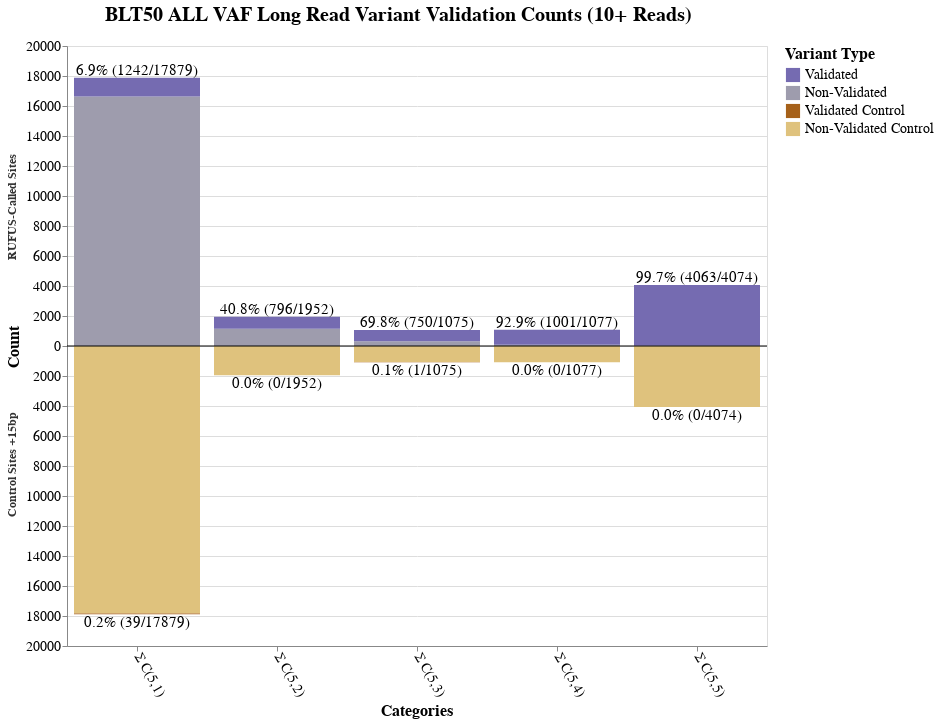

Notebook code cell kept with this figure:
### Code cell
import altair as alt
import pandas as pd

pos_1plus=[4069, 1070, 1064, 1744, 8176]
neg_1plus=[318, 85, 68, 166, 1120]

pos_2plus=[4069, 1068, 1058, 1653, 5305]
neg_2plus=[80, 24, 24, 78, 398]

pos_5plus=[4068, 1061, 1012, 1448, 2921]
neg_5plus=[5, 3, 4, 19, 77]

pos_8plus=[4068, 1041, 889, 1073, 1731]
neg_8plus=[1, 2, 1, 12, 45]

pos_10plus=[4063, 1001, 750, 796, 1242]
neg_10plus=[0, 0, 1, 0, 39]

# Sample data - replace with your actual data
data = pd.DataFrame({
    'category': ['Σ C(5,5)', 'Σ C(5,4)', 'Σ C(5,3)', 'Σ C(5,2)', 'Σ C(5,1)'],
    'positive_total': [4074, 1077, 1075, 1952, 17879], # BLT50 total variants for actual sites with 1+ read
    'positive_validated': pos_10plus, # BLT50 validated variants for actual sites
    'negative_total': [4074, 1077, 1075, 1952, 17879], # BLT50 total variants for +15bp sites with 1+ read (hopefully these numbers the same as ^)
    'negative_validated': neg_10plus # BLT50 validated variants for +15bp sites
})

# Create stacked data structure
data_stacked = []
for _, row in data.iterrows():
    category = row['category']
    
    # Calculate percentages for this category
    pos_validation_rate = (row['positive_validated'] / row['positive_total'] * 100) if row['positive_total'] > 0 else 0
    neg_validation_rate = (row['negative_validated'] / row['negative_total'] * 100) if row['negative_total'] > 0 else 0
    
    # Calculate unvalidated counts (difference between total and validated)
    pos_unvalidated = row['positive_total'] - row['positive_validated']
    neg_unvalidated = row['negative_total'] - row['negative_validated']
    
    # Positive side - unvalidated variants (bottom of stack)
    data_stacked.append({
        'category': category,
        'direction': 'positive',
        'variant_type': 'unvalidated',
        'variant_direction': 'unvalidated_positive',
        'count': pos_unvalidated,
        'stack_order': 0,
        'validation_rate': pos_validation_rate,
        'total_count': row['positive_total'],
        'validated_count': row['positive_validated']
    })
    
    # Positive side - validated variants (stacked on top)
    data_stacked.append({
        'category': category,
        'direction': 'positive',
        'variant_type': 'validated',
        'variant_direction': 'validated_positive',
        'count': row['positive_validated'],
        'stack_order': 1,
        'validation_rate': pos_validation_rate,
        'total_count': row['positive_total'],
        'validated_count': row['positive_validated']
    })
    
    # Negative side - unvalidated variants (displayed as negative, bottom of stack)
    data_stacked.append({
        'category': category,
        'direction': 'negative',
        'variant_type': 'unvalidated',
        'variant_direction': 'unvalidated_negative',
        'count': -neg_unvalidated,
        'stack_order': 0,
        'validation_rate': neg_validation_rate,
        'total_count': row['negative_total'],
        'validated_count': row['negative_validated']
    })
    
    # Negative side - validated variants (stacked on negative side)
    data_stacked.append({
        'category': category,
        'direction': 'negative',
        'variant_type': 'validated',
        'variant_direction': 'validated_negative',
        'count': -row['negative_validated'],
        'stack_order': 1,
        'validation_rate': neg_validation_rate,
        'total_count': row['negative_total'],
        'validated_count': row['negative_validated']
    })

data_long = pd.DataFrame(data_stacked)

# Create the bidirectional stacked bar chart
chart = alt.Chart(data_long).mark_bar().encode(
    x=alt.X('category:O',
            sort=['Σ C(5,5)', 'Σ C(5,4)', 'Σ C(5,3)', 'Σ C(5,2)', 'Σ C(5,1)'],
            title='Categories',
            axis=alt.Axis(labelAngle=60,labelFontSize=14, titleFontSize=16)),
        y=alt.Y('count:Q',
            title='Count',
            scale=alt.Scale(domain=[-20000, 20000]), # Adjust domain as needed
            stack='zero',
            axis=alt.Axis(labelFontSize=14, titleFontSize=16, labelExpr="abs(datum.value)")),
    color=alt.Color('variant_direction:N',
                    scale=alt.Scale(
                        domain=['validated_positive', 'unvalidated_positive', 'validated_negative', 'unvalidated_negative'],
                        range=['#756bb1', '#9e9cad', '#a6611a', '#dfc27d']
                    ),
                    legend=alt.Legend(
                        title="Variant Type",
                        orient='right',
                        # legendX=150,
                        # legendY=700,
                        direction='vertical',
                        symbolType='square',
                        symbolSize=200,
                        titleFontSize=16,
                        labelFontSize=14,
                        labelExpr="datum.value == 'unvalidated_positive' ? 'Non-Validated' : datum.value == 'validated_positive' ? 'Validated' : datum.value == 'unvalidated_negative' ? 'Non-Validated Control' : 'Validated Control'"
                    )),
    order=alt.Order('stack_order:O'),
    tooltip=['category:O', 'direction:N', 'variant_type:N', 'count:Q', 'validation_rate:Q']
).properties(
    width=700,
    height=600,
    title=alt.TitleParams(
        text="BLT50 ALL VAF Long Read Variant Validation Counts (10+ Reads)",
        fontSize=20,
        fontWeight='bold',
        dy=-10,
        dx=100,
        anchor='start'
    )
)

# Create data for percentage labels (one per category per direction)
label_data = []
for category in data['category'].unique():
    # Positive side label
    pos_row = data[data['category'] == category].iloc[0]
    pos_validation_rate = (pos_row['positive_validated'] / pos_row['positive_total'] * 100) if pos_row['positive_total'] > 0 else 0
    pos_y_position = pos_row['positive_total']  # Top of positive stack (total height)
    
    label_data.append({
        'category': category,
        'y_position': pos_y_position + 50,  # Slightly above the bar
        'percentage': f"{pos_validation_rate:.1f}% ({pos_row['positive_validated']}/{pos_row['positive_total']})",
        'direction': 'positive'
    })
    
    # Negative side label
    neg_validation_rate = (pos_row['negative_validated'] / pos_row['negative_total'] * 100) if pos_row['negative_total'] > 0 else 0
    neg_y_position = -pos_row['negative_total']  # Bottom of negative stack (total height)
    
    label_data.append({
        'category': category,
        'y_position': neg_y_position - 50,  # Slightly below the bar
        'percentage': f"{neg_validation_rate:.1f}% ({pos_row['negative_validated']}/{pos_row['negative_total']})",
        'direction': 'negative'
    })

label_df = pd.DataFrame(label_data)

# Create percentage labels
percentage_labels = alt.Chart(label_df).mark_text(
    align='center',
    baseline='middle',
    fontSize=15,
    color='black',
    dy=alt.expr("datum.direction == 'positive' ? -7 : 7") 
).encode(
    x=alt.X('category:O'),
    y=alt.Y('y_position:Q'),
    text=alt.Text('percentage:N')
)

# Add a horizontal line at y=0 for reference
zero_line = alt.Chart(pd.DataFrame({'y': [0]})).mark_rule(
    color='black',
    strokeWidth=1
).encode(y='y:Q')

# Create section labels for positive and negative sides - positioned independently
section_label_data = pd.DataFrame([
    {'label': 'RUFUS-Called Sites', 'y_position': 12800, 'x_pos': 0},  # Top section
    {'label': 'Control Sites +15bp', 'y_position': -4400, 'x_pos': 0}  # Bottom section
])

# Create section labels for positive and negative sides
section_labels = alt.Chart(section_label_data).mark_text(
    align='right',
    baseline='middle',
    fontSize=12,
    fontWeight='bold',
    color='#333333',
    angle=270,  # Rotate text vertically like y-axis title
    dy=-55  # Position to the left of the chart area
).encode(
    x=alt.value(0),  # Fixed x position
    y=alt.Y('y_position:Q', scale=alt.Scale(domain=[-20000, 20000])), # todo: change this domain + y-position above in section_label_data if chart height changes
    text=alt.Text('label:N')
)

# Combine all charts
final_chart = alt.layer(
    chart,
    zero_line,
    percentage_labels,
    section_labels
).resolve_scale(
    color='independent'
)

# Display the chart
final_chart.show()

# Optional: Save the chart
# final_chart.save('bidirectional_bar_chart.html')
# final_chart.save('bidirectional_bar_chart.png', scale_factor=2.0)

### Figure 1 — Vega-Lite specification as saved in the notebook (floating-point values rounded to 4 significant figures)
{"config": {"view": {"continuousWidth": 300, "continuousHeight": 300}}, "layer": [{"data": {"name": "data-957cca24e7e938c48d4e7b98fcbbece6"}, "mark": {"type": "bar"}, "encoding": {"color": {"field": "variant_direction", "legend": {"direction": "vertical", "labelExpr": "datum.value == 'unvalidated_positive' ? 'Non-Validated' : datum.value == 'validated_positive' ? 'Validated' : datum.value == 'unvalidated_negative' ? 'Non-Validated Control' : 'Validated Control'", "labelFontSize": 14, "orient": "right", "symbolSize": 200, "symbolType": "square", "title": "Variant Type", "titleFontSize": 16}, "scale": {"domain": ["validated_positive", "unvalidated_positive", "validated_negative", "unvalidated_negative"], "range": ["#756bb1", "#9e9cad", "#a6611a", "#dfc27d"]}, "type": "nominal"}, "order": {"field": "stack_order", "type": "ordinal"}, "tooltip": [{"field": "category", "type": "ordinal"}, {"field": "direction", "type": "nominal"}, {"field": "variant_type", "type": "nominal"}, {"field": "count", "type": "quantitative"}, {"field": "validation_rate", "type": "quantitative"}], "x": {"axis": {"labelAngle": 60, "labelFontSize": 14, "titleFontSize": 16}, "field": "category", "sort": ["Σ C(5,5)", "Σ C(5,4)", "Σ C(5,3)", "Σ C(5,2)", "Σ C(5,1)"], "title": "Categories", "type": "ordinal"}, "y": {"axis": {"labelExpr": "abs(datum.value)", "labelFontSize": 14, "titleFontSize": 16}, "field": "count", "scale": {"domain": [-20000, 20000]}, "stack": "zero", "title": "Count", "type": "quantitative"}}, "title": {"text": "BLT50 ALL VAF Long Read Variant Validation Counts (10+ Reads)", "anchor": "start", "dx": 100, "dy": -10, "fontSize": 20, "fontWeight": "bold"}}, {"data": {"name": "data-a0a55d106695e8d630baff0f16eee66d"}, "mark": {"type": "rule", "color": "black", "strokeWidth": 1}, "encoding": {"y": {"field": "y", "type": "quantitative"}}}, {"data": {"name": "data-92333de5b686515592e52b7554c556db"}, "mark": {"type": "text", "align": "center", "baseline": "middle", "color": "black", "dy": {"expr": "datum.direction == 'positive' ? -7 : 7"}, "fontSize": 15}, "encoding": {"text": {"field": "percentage", "type": "nominal"}, "x": {"field": "category", "type": "ordinal"}, "y": {"field": "y_position", "type": "quantitative"}}}, {"data": {"name": "data-e67116fa11de1089125d89724c2f25de"}, "mark": {"type": "text", "align": "right", "angle": 270, "baseline": "middle", "color": "#333333", "dy": -55, "fontSize": 12, "fontWeight": "bold"}, "encoding": {"text": {"field": "label", "type": "nominal"}, "x": {"value": 0}, "y": {"field": "y_position", "scale": {"domain": [-20000, 20000]}, "type": "quantitative"}}}], "height": 600, "resolve": {"scale": {"color": "independent"}}, "width": 700, "$schema": "https://vega.github.io/schema/vega-lite/v5.20.1.json", "datasets": {"data-957cca24e7e938c48d4e7b98fcbbece6": [{"category": "Σ C(5,5)", "direction": "positive", "variant_type": "unvalidated", "variant_direction": "unvalidated_positive", "count": 11, "stack_order": 0, "validation_rate": 99.73, "total_count": 4074, "validated_count": 4063}, {"category": "Σ C(5,5)", "direction": "positive", "variant_type": "validated", "variant_direction": "validated_positive", "count": 4063, "stack_order": 1, "validation_rate": 99.73, "total_count": 4074, "validated_count": 4063}, {"category": "Σ C(5,5)", "direction": "negative", "variant_type": "unvalidated", "variant_direction": "unvalidated_negative", "count": -4074, "stack_order": 0, "validation_rate": 0.0, "total_count": 4074, "validated_count": 0}, {"category": "Σ C(5,5)", "direction": "negative", "variant_type": "validated", "variant_direction": "validated_negative", "count": 0, "stack_order": 1, "validation_rate": 0.0, "total_count": 4074, "validated_count": 0}, {"category": "Σ C(5,4)", "direction": "positive", "variant_type": "unvalidated", "variant_direction": "unvalidated_positive", "count": 76, "stack_order": 0, "validation_rate": 92.94, "total_count": 1077, "validated_count": 1001}, {"category": "Σ C(5,4)", "direction": "positive", "variant_type": "validated", "variant_direction": "validated_positive", "count": 1001, "stack_order": 1, "validation_rate": 92.94, "total_count": 1077, "validated_count": 1001}, {"category": "Σ C(5,4)", "direction": "negative", "variant_type": "unvalidated", "variant_direction": "unvalidated_negative", "count": -1077, "stack_order": 0, "validation_rate": 0.0, "total_count": 1077, "validated_count": 0}, {"category": "Σ C(5,4)", "direction": "negative", "variant_type": "validated", "variant_direction": "validated_negative", "count": 0, "stack_order": 1, "validation_rate": 0.0, "total_count": 1077, "validated_count": 0}, {"category": "Σ C(5,3)", "direction": "positive", "variant_type": "unvalidated", "variant_direction": "unvalidated_positive", "count": 325, "stack_order": 0, "validation_rate": 69.77, "total_count": 1075, "validated_count": 750}, {"category": "Σ C(5,3)", "direction": "positive", "variant_type": "validated", "variant_direction": "validated_positive", "count": 750, "stack_order": 1, "validation_rate": 69.77, "total_count": 1075, "validated_count": 750}, {"category": "Σ C(5,3)", "direction": "negative", "variant_type": "unvalidated", "variant_direction": "unvalidated_negative", "count": -1074, "stack_order": 0, "validation_rate": 0.09302, "total_count": 1075, "validated_count": 1}, {"category": "Σ C(5,3)", "direction": "negative", "variant_type": "validated", "variant_direction": "validated_negative", "count": -1, "stack_order": 1, "validation_rate": 0.09302, "total_count": 1075, "validated_count": 1}, {"category": "Σ C(5,2)", "direction": "positive", "variant_type": "unvalidated", "variant_direction": "unvalidated_positive", "count": 1156, "stack_order": 0, "validation_rate": 40.78, "total_count": 1952, "validated_count": 796}, {"category": "Σ C(5,2)", "direction": "positive", "variant_type": "validated", "variant_direction": "validated_positive", "count": 796, "stack_order": 1, "validation_rate": 40.78, "total_count": 1952, "validated_count": 796}, {"category": "Σ C(5,2)", "direction": "negative", "variant_type": "unvalidated", "variant_direction": "unvalidated_negative", "count": -1952, "stack_order": 0, "validation_rate": 0.0, "total_count": 1952, "validated_count": 0}, {"category": "Σ C(5,2)", "direction": "negative", "variant_type": "validated", "variant_direction": "validated_negative", "count": 0, "stack_order": 1, "validation_rate": 0.0, "total_count": 1952, "validated_count": 0}, {"category": "Σ C(5,1)", "direction": "positive", "variant_type": "unvalidated", "variant_direction": "unvalidated_positive", "count": 16637, "stack_order": 0, "validation_rate": 6.947, "total_count": 17879, "validated_count": 1242}, {"category": "Σ C(5,1)", "direction": "positive", "variant_type": "validated", "variant_direction": "validated_positive", "count": 1242, "stack_order": 1, "validation_rate": 6.947, "total_count": 17879, "validated_count": 1242}, {"category": "Σ C(5,1)", "direction": "negative", "variant_type": "unvalidated", "variant_direction": "unvalidated_negative", "count": -17840, "stack_order": 0, "validation_rate": 0.2181, "total_count": 17879, "validated_count": 39}, {"category": "Σ C(5,1)", "direction": "negative", "variant_type": "validated", "variant_direction": "validated_negative", "count": -39, "stack_order": 1, "validation_rate": 0.2181, "total_count": 17879, "validated_count": 39}], "data-a0a55d106695e8d630baff0f16eee66d": [{"y": 0}], "data-92333de5b686515592e52b7554c556db": [{"category": "Σ C(5,5)", "y_position": 4124, "percentage": "99.7% (4063/4074)", "direction": "positive"}, {"category": "Σ C(5,5)", "y_position": -4124, "percentage": "0.0% (0/4074)", "direction": "negative"}, {"category": "Σ C(5,4)", "y_position": 1127, "percentage": "92.9% (1001/1077)", "direction": "positive"}, {"category": "Σ C(5,4)", "y_position": -1127, "percentage": "0.0% (0/1077)", "direction": "negative"}, {"category": "Σ C(5,3)", "y_position": 1125, "percentage": "69.8% (750/1075)", "direction": "positive"}, {"category": "Σ C(5,3)", "y_position": -1125, "percentage": "0.1% (1/1075)", "direction": "negative"}, {"category": "Σ C(5,2)", "y_position": 2002, "percentage": "40.8% (796/1952)", "direction": "positive"}, {"category": "Σ C(5,2)", "y_position": -2002, "percentage": "0.0% (0/1952)", "direction": "negative"}, {"category": "Σ C(5,1)", "y_position": 17929, "percentage": "6.9% (1242/17879)", "direction": "positive"}, {"category": "Σ C(5,1)", "y_position": -17929, "percentage": "0.2% (39/17879)", "direction": "negative"}], "data-e67116fa11de1089125d89724c2f25de": [{"label": "RUFUS-Called Sites", "y_position": 12800, "x_pos": 0}, {"label": "Control Sites +15bp", "y_position": -4400, "x_pos": 0}]}}
